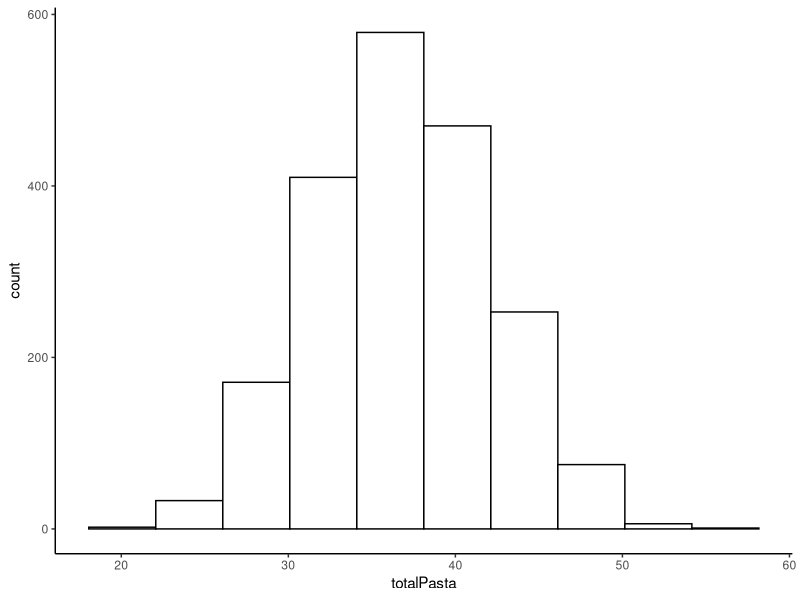
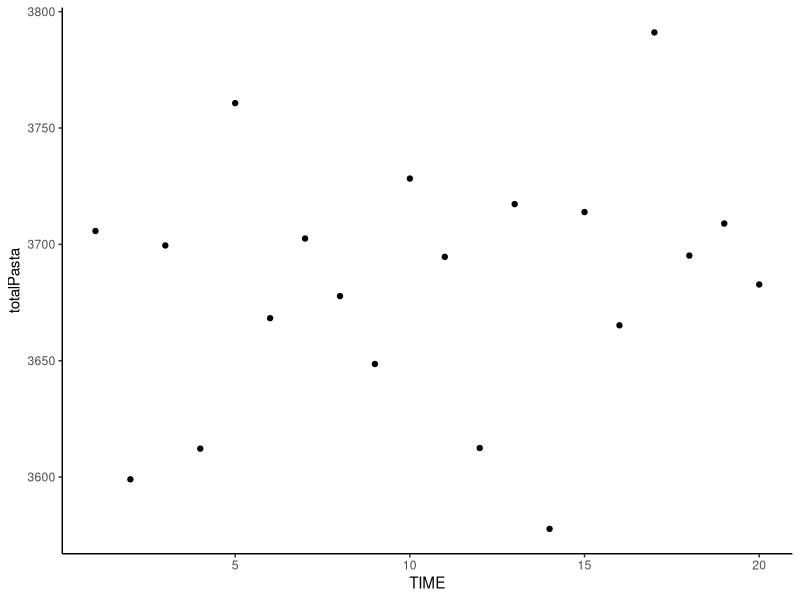

Reproduce these figures in R, in order.
## ---- chunk 1
setwd("/Users/saulgarcia/Dropbox/MOOCS/Business Analytics Specialization/Intro_Strategic_Business_Analysis")
list.files()
## ---- chunk 2
library(dplyr)
library(ggplot2)
names(data)
## ---- chunk 3
data = read.csv("../Data/PASTAPURCHASE_EDITED.csv")
mean(data$PASTA)
sd(data$PASTA)
## ---- chunk 4
wealth = data  %>% arrange(desc(INCOME)) %>% select(AREA)

#Poorest
tail(wealth,1)

#Wealthiest
head(wealth,1)
## ---- chunk 5
df = data %>% group_by(HHID) %>% summarize(totalPasta = sum(PASTA)) %>% arrange(desc(totalPasta)) 

head(df,1)
## ---- chunk 6
data %>% filter(AREA==4) %>% summarize(avg_income = mean(INCOME))
## ---- chunk 7
data  %>% filter(AREA == 2 & INCOME > 20000) %>% 
  group_by(HHID) %>% 
  summarize(totalPasta = sum(PASTA))  %>% 
  filter(totalPasta > 30) %>%
  summarise(n = n())
## ---- chunk 8
cor(data$PASTA, data$EXPO)
## ---- chunk 9
df = data %>% group_by(HHID) %>% summarize(totalPasta = sum(PASTA)) 

ggplot(df, aes(x=totalPasta)) + geom_histogram(bins=10, fill="white",col="black") + theme_classic()
## ---- chunk 10
df = data %>% group_by(TIME) %>% summarize(totalPasta = sum(PASTA)) 

ggplot(df, aes(x=TIME, y=totalPasta)) + geom_point() + theme_classic()

